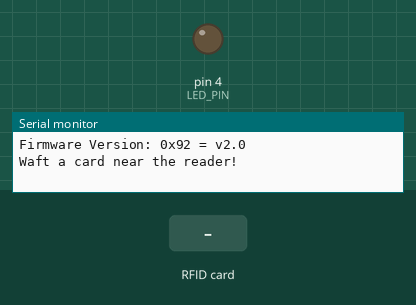
Recording of a sketch running on a simulated Arduino Uno, built with avr-gcc and run on an emulated ATmega328P. Parts: output pins drawn as LEDs (lit = HIGH), the last lines printed to the serial monitor. The inputs (shaded band) are chosen by the test bench. Pins used as bus, display or sensor lines are not drawn.

Above: at 1.2 s.
1.3 s: RFID card 5E 7A 19 C4 held to the reader
At 1.36 s:
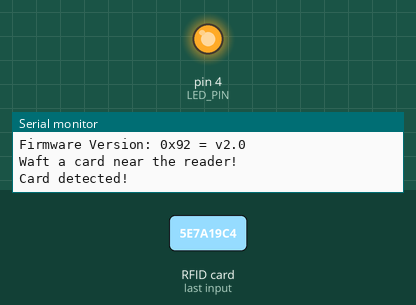
Timing chart, 0 to 4.3 s (numbered marks = the images above; inputs shaded):
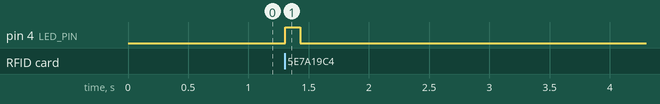

The sketch:

Waft_tester.ino
```cpp
/*
*   BOARD 1 WIRING
*   Head down at male
*   -----------------------------
*   9  10  11  12  13  14  15  16
*   8   7   6   5   4   3   2   1
*   -----------      ------------
*   8 - SDA/SS
*   10 - SCK
*   11 - MOSI
*   12 - MISO
*   14  - Ground
*   15 - RST
*   16 - 3.3v
*
*   ARDUINO WIRING
*   Ardu Pin      Board 1 Conn Pin      Decription
*   --------      ----------------      ----------
*   GND           14                    Ground
*   13            10                    SCK
*   12            12                    MISO
*   11            11                    MOSI
*   10            8                     SDA/SS
*   9             15                    RST
*   8             -                     To LED
*/

#include <SPI.h>
#include <MFRC522.h>

#define RST_PIN         9          // Configurable, see typical pin layout above
#define SS_PIN          10          // Configurable, see typical pin layout above
#define LED_PIN         4

MFRC522 mfrc522(SS_PIN, RST_PIN);  // Create MFRC522 instance

void setup() {
  pinMode(LED_PIN, OUTPUT);
  digitalWrite(LED_PIN, LOW);
  Serial.begin(9600);   // Initialize serial communications with the PC
  while (!Serial);    // Do nothing if no serial port is opened (added for Arduinos based on ATMEGA32U4)
  SPI.begin();      // Init SPI bus
  mfrc522.PCD_Init();   // Init MFRC522
  mfrc522.PCD_DumpVersionToSerial();  // Show details of PCD - MFRC522 Card Reader details
  Serial.println(F("Waft a card near the reader!"));
}

void loop() {
  // Look for new cards
  if ( ! mfrc522.PICC_IsNewCardPresent()) {
    // Turn off the LED and end loop early if no card
    digitalWrite(LED_PIN, LOW);
    return;
  } else {
    // If we got a card flip on the LED and delay a bit for stability
    Serial.println(F("Card detected!"));
    digitalWrite(LED_PIN, HIGH);
    mfrc522.PICC_HaltA();
    delay(100);
  }
}
```

Measured:
- after the input at 1.3 s, pin 4 (LED_PIN): LOW → HIGH at once, → LOW 0.13 s later
